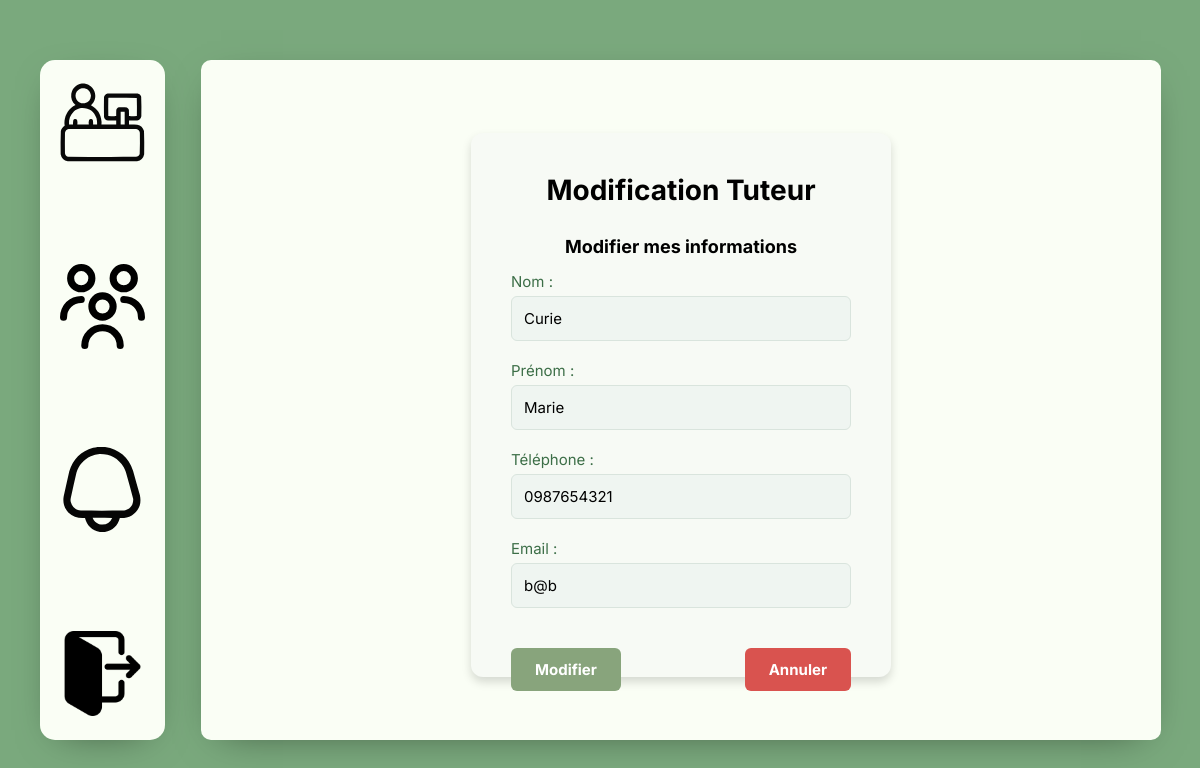
The app's page /MVC/Controller/TuteurController.php?action=modifierinfos (signed in) with its own data.
### tables this page shows
CREATE TABLE Tuteur (
    tut_id INT AUTO_INCREMENT,
    tut_pre VARCHAR(50) NOT NULL,
    tut_nom VARCHAR(50) NOT NULL,
    tut_mdp VARCHAR(50) NOT NULL,
    tut_tel VARCHAR(10) NOT NULL,
    tut_email VARCHAR(100) NOT NULL,
    tut_nb_etu_actu INT NOT NULL,
    CONSTRAINT tuteur_pk PRIMARY KEY(tut_id)
);

### MVC/DAO/DAO.php (called while the page is built, shortened)
<?php
abstract class DAO {
public function __construct(PDO $connect) {
$this->bdd = $connect;
}
}
?>

### MVC/DAO/TuteurDAO.php (called while the page is built, shortened)
<?php
require_once 'DAO.php';
class TuteurDAO extends DAO {
    public function find(int $id): object
    {
        $result = null;
        $query = "SELECT * FROM Tuteur WHERE tut_id = :tut_id";
        $stmt = $this->bdd->prepare($query);
        $r = $stmt->execute([
            "tut_id" => $id
        ]);
        if ($r !== false) {
            $row = ($tmp = $stmt->fetch(PDO::FETCH_ASSOC)) ? $tmp : null;
            if (!is_null($row)) {
                $result = new Tuteur($row['tut_tel'],$row['tut_nb_etu_actu'], $row['tut_id'], $row['tut_nom'],$row['tut_pre'],$row['tut_email'],$row['tut_mdp']);
            }
        }
        return $result;
    }
}

### MVC/BO/Utilisateur.php (called while the page is built, shortened)
<?php
abstract class Utilisateur
{
    protected string $nomUti;
    protected string $prenomUti;
    protected string $emailUti;
    public function __construct(int $idUti, string $nomUti, string $prenomUti, string $emailUti, string $mdpUti)
    {
        $this->nomUti = $nomUti;
        $this->prenomUti = $prenomUti;
        $this->emailUti = $emailUti;
    }
    public function getNomUti(): string
    {
        return $this->nomUti;
    }
    public function getPrenomUti(): string
    {
        return $this->prenomUti;
    }
    public function getEmailUti(): string
    {
        return $this->emailUti;
    }
}

### MVC/BO/Tuteur.php (called while the page is built, shortened)
<?php
require_once 'Utilisateur.php';
class Tuteur extends Utilisateur
{
    private string $tut_tel;
    public function __construct(string $tut_tel, int $tut_nb_etu, int $idUti, string $nomUti, string $prenomUti, string $emailUti, string $mdpUti)
    {
        $this->tut_tel = $tut_tel;
    }
    public function getTutTel(): string
    {
        return $this->tut_tel;
    }
}

### MVC/Views/ModifierInformationsTuteur.php (the view, shortened to what this page needs)
<!DOCTYPE html>
<html lang="fr">
<head>
    <link rel="stylesheet" href="../Style/Style.css">
</head>
<body>
<div class="MainContainerflex">
    <div class="ajout-container">
        <div class="modiftuteur-title">
            <h1>Modification Tuteur</h1>
        </div>
        <div class="modiftuteur-content">
            <h2 class="modiftuteur-header">Modifier mes informations</h2>
            <form method="POST" action="?action=saveinfo" class="ajout-etudiant-form">
                <div class="ajout-etudiant-form-group">
                    <label for="nom">Nom :</label>
                    <input type="text" id="nom" name="nom" value="<?= htmlspecialchars($tuteur->getNomUti()) ?>" placeholder="Nom" required>
                </div>
                <div class="ajout-etudiant-form-group">
                    <label for="prenom">Prénom :</label>
                    <input type="text" id="prenom" name="prenom" value="<?= htmlspecialchars($tuteur->getPrenomUti()) ?>" placeholder="Prénom" required>
                </div>
                <div class="ajout-etudiant-form-group">
                    <label for="telephone">Téléphone :</label>
                    <input type="text" id="telephone" name="telephone" value="<?= htmlspecialchars($tuteur->getTutTel()) ?>" placeholder="Téléphone" required>
                </div>
                <div class="ajout-etudiant-form-group">
                    <label for="email">Email :</label>
                    <input type="email" id="email" name="email" value="<?= htmlspecialchars($tuteur->getEmailUti()) ?>" placeholder="Email" required>
                </div>
                <div class="modifetudiant-buttons">
                    <button style="cursor: pointer;" class="ajout-etudiant-btn ajout-etudiant-btn-ajouter">Modifier</button>
                    <button type="button" class="ajout-etudiant-btn ajout-etudiant-btn-annuler"
                            onclick="window.location.href='?action=mesinfo'">Annuler
                    </button>
                </div>
            </form>
        </div>
    </div>
</div>
</body>
</html>

### MVC/Style/Style.css (style rules this page uses)
:root { --theme-1: #7aa97d; --theme-2: #FAFEF5; }
body { height: 100vh; display: flex; align-items: center; background: var(--theme-1); font-family: Inter; }
.MainContainerflex { justify-content: center; background: var(--theme-2); display: flex; padding: 20px 20px 20px 20px; border-radius: 10px; position: relative; height: 85%; width: 80%; margin-left: 3%; box-shadow: 0 10px 40px -20px #00000091; overflow: hidden; gap: 4%; }
.modiftuteur-title h1 { font-size: 28px; font-weight: bold; color: var(--modiftuteur-dark); margin-bottom: 20px; text-align: center; }
.modiftuteur-header { font-size: 18px; font-weight: bold; color: var(--modiftuteur-dark); margin-bottom: 15px; text-align: center; }
.modifetudiant-buttons { display: flex; justify-content: space-between; margin-top: 20px; }
.ajout-container { align-self: center; margin-top: 1%; background-color: #F7FAF5; border-radius: 12px; box-shadow: 0px 5px 10px rgba(0, 0, 0, 0.15); padding: 40px; width: 420px; height: 85%; text-align: center; display: flex; flex-direction: column; gap: 2%; }
.ajout-etudiant-form { display: flex; flex-direction: column; gap: 20px; }
.ajout-etudiant-form-group { display: flex; flex-direction: column; text-align: left; }
.ajout-etudiant-form-group label { font-size: 15px; margin-bottom: 5px; color: #3C6E47; }
.ajout-etudiant-form-group input, .ajout-etudiant-form-group select { padding: 12px; border: 1px solid #D9E4DD; border-radius: 6px; background-color: #EFF5F1; font-size: 15px; outline: none; transition: border-color 0.3s ease; }
.ajout-etudiant-btn { padding: 12px 24px; border: none; border-radius: 6px; cursor: pointer; font-size: 15px; color: #FFF; font-weight: bold; transition: background-color 0.3s ease; }
.ajout-etudiant-btn-ajouter { background-color: #88A47C; }
.ajout-etudiant-btn-annuler { background-color: #D9534F; }

### records on screen
tuteur: nom "Curie", prenom "Marie", telephone "0987654321", email "b@b"
